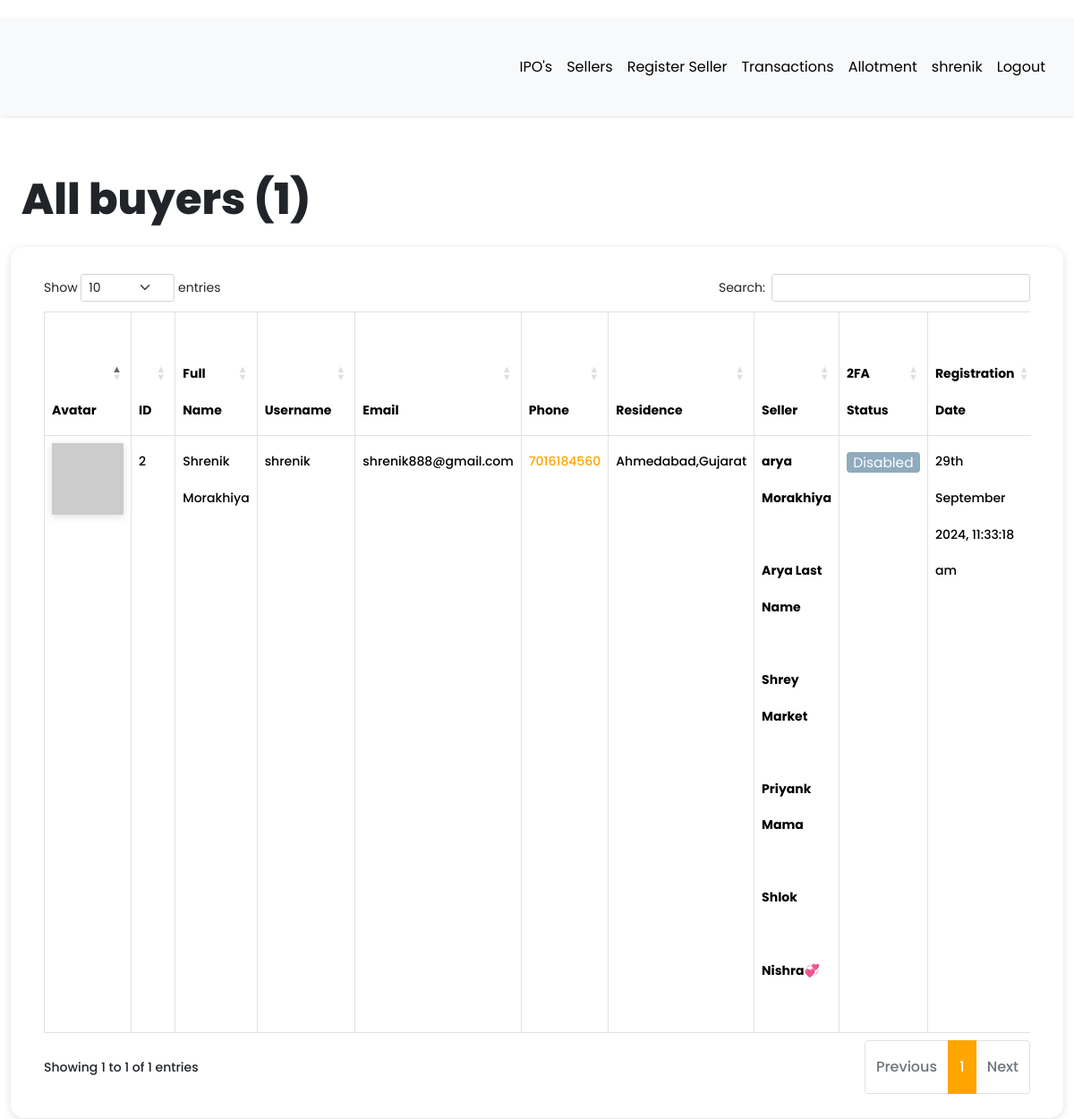
The page /dashboard/all-buyers (signed in) on the database as committed earlier.
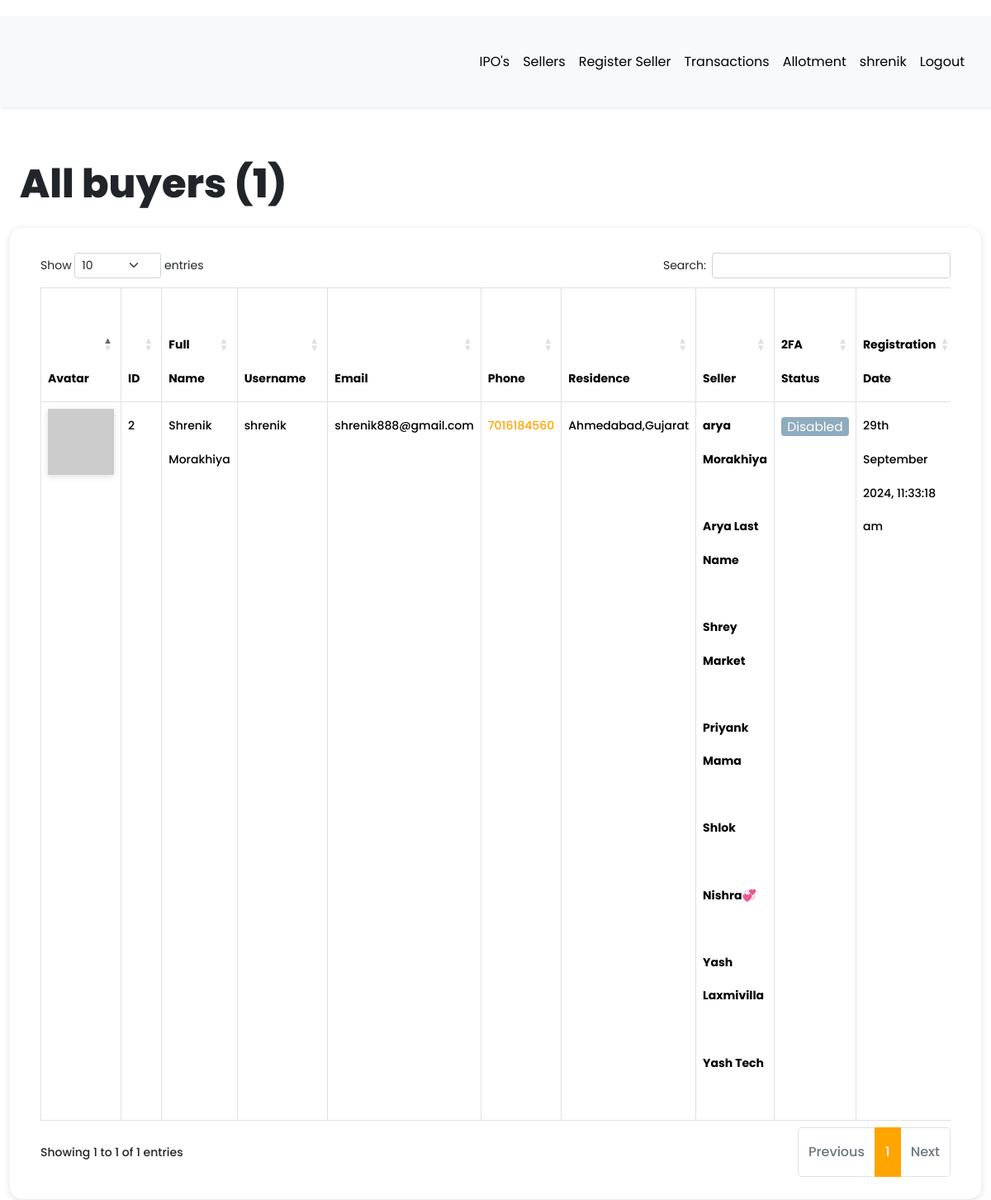
The same page on the database as committed later.
### app/models.py (models this page shows, shortened)
class User(db.Model, UserMixin):
    __tablename__ = "user"
    id = db.Column(db.Integer, primary_key=True)
    first_name = db.Column(db.String(64), index=True, default="First Name", nullable=False)
    last_name = db.Column(db.String(64), index=True, nullable=True)
    username = db.Column(db.String(64), index=True, unique=True, nullable=False)
    email = db.Column(db.String(128), index=True, nullable=False)
    password_hash = db.Column(db.String(128))
    confirm_password = db.Column(db.String(128))
    phone_number = db.Column(db.String(20), nullable=False, unique = True)
    verification_phone = db.Column(db.String(20))
    active = db.Column(db.Boolean, nullable=False, default=True)
    delete_account = db.Column(db.Boolean, default=False)
    registered_at = db.Column(db.DateTime, default=datetime.utcnow, nullable=False)
    emails = db.relationship("Email", backref="author", lazy="dynamic")
    type = db.Column(db.String(64))
    __mapper_args__ = {"polymorphic_identity": "user", "polymorphic_on": "type"}
    def two_factor_enabled(self):
        return self.verification_phone is not None
    @property
    def is_active(self):
        return self.active
    def avatar(self, size):
        digest = md5(self.email.lower().encode("utf-8")).hexdigest()
        return f"https://www.gravatar.com/avatar/{digest}?d=identicon&s={size}"

class Buyer(User):
    __tablename__ = "buyer"
    id = db.Column(
        db.Integer,
        db.ForeignKey("user.id", ondelete="CASCADE", name="fk_buyer_user_id"),  # Explicit FK name
        primary_key=True
    )
    current_residence = db.Column(db.String(64), default="Ahmedabad, Gujarat")
    __mapper_args__ = {"polymorphic_identity": "buyer", "polymorphic_load": "inline"}

class User(db.Model, UserMixin):
    __tablename__ = "user"
    id = db.Column(db.Integer, primary_key=True)
    first_name = db.Column(db.String(64), index=True, default="First Name", nullable=False)
    last_name = db.Column(db.String(64), index=True, nullable=True)
    username = db.Column(db.String(64), index=True, unique=True, nullable=False)
    email = db.Column(db.String(128), index=True, nullable=False)
    password_hash = db.Column(db.String(128))
    confirm_password = db.Column(db.String(128))
    phone_number = db.Column(db.String(20), nullable=False, unique = True)
    verification_phone = db.Column(db.String(20))
    active = db.Column(db.Boolean, nullable=False, default=True)
    delete_account = db.Column(db.Boolean, default=False)
    registered_at = db.Column(db.DateTime, default=datetime.utcnow, nullable=False)
    emails = db.relationship("Email", backref="author", lazy="dynamic")
    type = db.Column(db.String(64))
    __mapper_args__ = {"polymorphic_identity": "user", "polymorphic_on": "type"}
    def two_factor_enabled(self):
        return self.verification_phone is not None
    @property
    def is_active(self):
        return self.active
    def avatar(self, size):
        digest = md5(self.email.lower().encode("utf-8")).hexdigest()
        return f"https://www.gravatar.com/avatar/{digest}?d=identicon&s={size}"

class Seller(User):
    __tablename__ = "seller"
    id = db.Column(
        db.Integer,
        db.ForeignKey("user.id", ondelete="CASCADE", name="fk_seller_user_id"),  # Explicit FK name
        primary_key=True
    )
    current_residence = db.Column(db.String(64), default="Ahmedabad, Gujarat")
    buyer_id = db.Column(db.Integer, db.ForeignKey("buyer.id", ondelete="CASCADE"))
    buyer = db.relationship(
        "Buyer", backref="buyer", foreign_keys=[buyer_id], passive_deletes=True
    )
    __mapper_args__ = {"polymorphic_identity": "seller", "polymorphic_load": "inline"}

### app/routes.py (the view)
@app.route("/dashboard/all-buyers")
@login_required
def all_buyers():
    try:
        buyers = Buyer.query.all()
        all_registered_buyers = len(buyers)
        return render_template(
            "admin/all_buyers.html",
            title="All buyers",
            buyers=buyers,
            all_registered_buyers=all_registered_buyers,
        )
    except Exception as e:
        print(f"An error occurred: {e}")
        return f"Error : {e}", 400

### app/models.py (called while the page is built)
@login.user_loader
def load_user(id):
    return User.query.get(int(id))

### app/templates/admin/all_buyers.html (shortened to what this page needs)
{% extends 'base.html' %}
{% block current_user_content %}
    <div class="container-fluid content">
        <div class="row">
            <div class="col-md-12">
                <h1 class="mt-4 mb-4">{{ title }} ({{ all_registered_buyers }})</h1>
            </div>
        </div>
        <div class="row users">
            <div class="col-md-12">
                <div class="table-responsive">
                    <table id="data" class="table table-hover table-bordered">
                        <thead>
                            <tr>
                                <th>Avatar</th>
                                <th>ID</th>
                                <th>Full Name</th>
                                <th>Username</th>
                                <th>Email</th>
                                <th>Phone</th>
                                <th>Residence</th>
                                <th>Seller</th>
                                <th>2FA Status</th>
                                <th>Registration Date</th>
                            </tr>
                        </thead>
                        <tbody>
                            {% for buyer in buyers %}
                                <tr>
                                    <td><img src="{{ buyer.avatar(25) }}"></td>
                                    <td>{{ buyer.id }}</td>
                                    <td>{{ buyer.first_name }} {{ buyer.last_name }}</td>
                                    <td>{{ buyer.username }}</td>
                                    <td>{{ buyer.email }}</td>
                                    <td><a href="https://wa.me/{{ buyer.phone_number | replace('+', '') }}?text=Hello%20From%20KavyaArya" target="_blank">{{ buyer.phone_number }}</a></td>
                                    <td>{{ buyer.current_residence }}</td>
                                    <td>
                                        {% for child in buyer.buyer %}
                                            <strong>{{ child.first_name }} {{ child.last_name }}</strong> <br><br>
                                        {% endfor %}
                                    </td>
                                    {% if buyer.two_factor_enabled() %}
                                        <td><span class="label label-info"> Enabled </span></td>
                                    {% else %}
                                        <td><span class="label label-info"> Disabled </span></td>
                                    {% endif %}
                                    <td>{{ moment(buyer.registered_at).format('Do MMMM YYYY, h:mm:ss a') }}</td>
                                </tr>
                            {% endfor %}
                        </tbody>
                    </table>
                </div>
            </div>
        </div>
    </div>
{% endblock %}

### app/templates/base.html (shortened to what the changed rows need)
<!DOCTYPE html>
<html lang="eng">
<head>
  <link rel="stylesheet" href="https://cdnjs.cloudflare.com/ajax/libs/intl-tel-input/16.0.4/css/intlTelInput.css">
  <link rel="stylesheet" type="text/css" href="https://cdn.datatables.net/1.10.25/css/dataTables.bootstrap5.css">
  <link rel="stylesheet" href="{{ url_for('static', filename='css/navbar.css') }}">
  {% if current_user.is_authenticated %}
  <link rel="stylesheet" type="text/css" href="{{ url_for('static', filename='css/custom_current_user.css') }}"
    alt="52 Not available at this momoent">
  <link href="https://cdn.jsdelivr.net/npm/bootstrap@5.3.3/dist/css/bootstrap.min.css" rel="stylesheet"
>
  <link rel="stylesheet" href="{{ url_for('static', filename='css/main.css') }}">
  <link rel="stylesheet"
    href="https://cdnjs.cloudflare.com/ajax/libs/malihu-custom-scrollbar-plugin/3.1.5/jquery.mCustomScrollbar.min.css">
  {% endif %}
</head>
<body>
    {% if current_user.is_authenticated %}
    {% if current_user.is_active %}
    <div class="wrapper">
      <div id="content">
        <nav class="navbar navbar-expand-lg navbar-light bg-light">
          <div class="container-fluid">
            {% if current_user.type == "seller" %}
            <div class="collapse navbar-collapse" id="navbarSupportedContent">
              <ul class="nav navbar-nav ms-auto">
                <li class="nav-item">
                  <a class="nav-link {{ 'link_disabled' if request.endpoint == 'view_product' else '' }}"
                    href="{{ url_for('view_product') }}" alt="459 Not available at this moment">IPO's</a>
                </li>
                <li class="nav-item">
                  <a class="nav-link {{ 'link_disabled' if request.endpoint == 'all_pan' else '' }}"
                    href="{{ url_for('all_pan') }}" alt="459 Not available at this moment">My Pan</a>
                </li>
                <li class="nav-item">
                  <a class="nav-link {{ 'link_disabled' if request.endpoint == 'add_pan' else '' }}"
                    href="{{ url_for('add_pan') }}" alt="459 Not available at this moment">Add Pan</a>
                </li>
                <li class="nav-item">
                  <a class="nav-link {{ 'link_disabled' if request.endpoint == 'all_transaction' else '' }}"
                    href="{{ url_for('all_transaction') }}" alt="459 Not available at this moment">Transactions</a>
                </li>
                <li class="nav-item">
                  <a class="nav-link {{ 'link_disabled' if request.endpoint == 'checking_allotment' else '' }}"
                    href="{{ url_for('checking_allotment') }}" alt="459 Not available at this moment">Allotment</a>
                </li>
                <li class="nav-item ">
                  <a class="nav-link {{ 'link_disabled' if request.endpoint == 'dashboard' else '' }}"
                    href="{{ url_for('dashboard') }}" alt="459 Not available at this moment">{{ current_user.username
                    }}</a>
                </li>
                <li class="nav-item">
                  <a class="nav-link {{ 'link_disabled' if request.endpoint == 'logout' else '' }}"
                    href="{{ url_for('logout') }}" alt="459 Not available at this moment">Logout</a>
                </li>
              </ul>
            </div>
            {% elif current_user.type == "buyer" %}
            <div class="collapse navbar-collapse" id="navbarSupportedContent">
              <ul class="nav navbar-nav ms-auto">
                <li class="nav-item">
                  <a class="nav-link {{ 'link_disabled' if request.endpoint == 'view_product' else '' }}"
                    href="{{ url_for('view_product') }}" alt="459 Not available at this moment">IPO's</a>
                </li>
                <li class="nav-item">
                  <a class="nav-link {{ 'link_disabled' if request.endpoint == 'all_sellers' else '' }}"
                    href="{{ url_for('all_sellers') }}" alt="459 Not available at this moment">Sellers</a>
                </li>
                <li class="nav-item">
                  <a class="nav-link {{ 'link_disabled' if request.endpoint == 'register_seller' else '' }}"
                    href="{{ url_for('register_seller') }}" alt="459 Not available at this moment">Register Seller</a>
                </li>
                <li class="nav-item">
                  <a class="nav-link {{ 'link_disabled' if request.endpoint == 'all_sellers' else '' }}"
                    href="{{ url_for('all_sellers') }}" alt="459 Not available at this moment">Transactions</a>
                </li>
                <li class="nav-item">
                  <a class="nav-link {{ 'link_disabled' if request.endpoint == 'checking_allotment' else '' }}"
                    href="{{ url_for('checking_allotment') }}" alt="459 Not available at this moment">Allotment</a>
                </li>
                <li class="nav-item ">
                  <a class="nav-link {{ 'link_disabled' if request.endpoint == 'dashboard' else '' }}"
                    href="{{ url_for('dashboard') }}" alt="459 Not available at this moment">{{ current_user.username
                    }}</a>
                </li>
                <li class="nav-item">
                  <a class="nav-link {{ 'link_disabled' if request.endpoint == 'logout' else '' }}"
                    href="{{ url_for('logout') }}" alt="459 Not available at this moment">Logout</a>
                </li>
              </ul>
            </div>
            {% endif %}
        </nav>
        {% block current_user_content %}
        {% endblock %}
      </div>
    </div>
    {% endif %}
    {% endif %}
</body>
</html>

Rows that differ between the two databases and show on the page:
added Seller: first_name "Yash Laxmivilla"
added Seller: first_name "Yash Tech"
